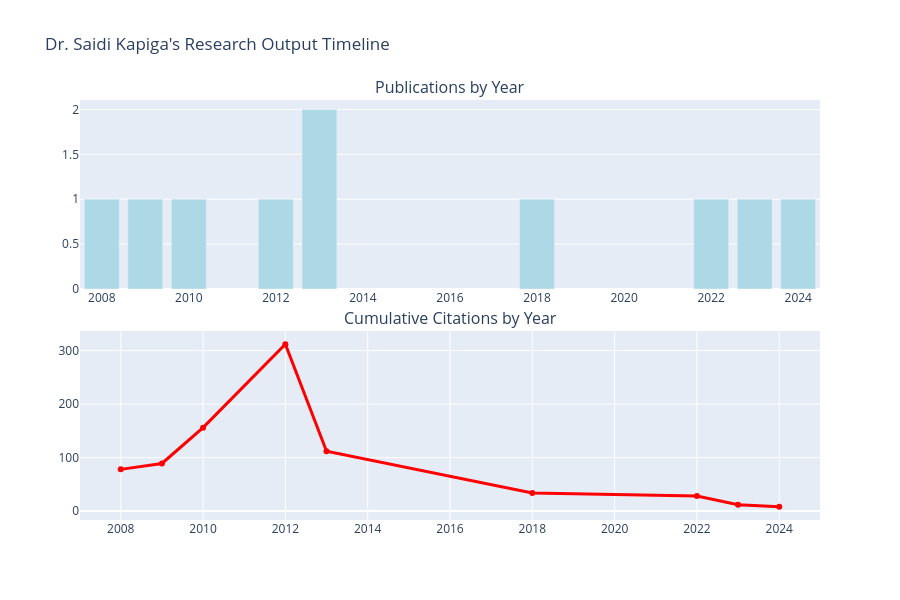

The notebook cell saved with this chart:
### Markdown cell above
## 2. Publication Timeline Analysis

### Code cell
# Create publication timeline visualization
fig = make_subplots(
    rows=2, cols=1,
    subplot_titles=['Publications by Year', 'Cumulative Citations by Year'],
    vertical_spacing=0.1
)

# Publications by year
pub_by_year = df_publications.groupby('year').size().reset_index(name='count')
fig.add_trace(
    go.Bar(x=pub_by_year['year'], y=pub_by_year['count'], 
           name='Publications', marker_color='lightblue'),
    row=1, col=1
)

# Citations by year
citations_by_year = df_publications.groupby('year')['citation_count'].sum().reset_index()
fig.add_trace(
    go.Scatter(x=citations_by_year['year'], y=citations_by_year['citation_count'],
               mode='lines+markers', name='Citations', line=dict(color='red', width=3)),
    row=2, col=1
)

fig.update_layout(
    title_text="Dr. Saidi Kapiga's Research Output Timeline",
    height=600,
    showlegend=False
)

fig.show()

# Calculate key metrics
total_pubs = len(df_publications)
total_citations = df_publications['citation_count'].sum()
avg_citations = df_publications['citation_count'].mean()
h_index = sum(1 for i, cites in enumerate(sorted(df_publications['citation_count'], reverse=True), 1) if cites >= i)

print(f"\n📊 Research Metrics:")
print(f"Total Publications: {total_pubs}")
print(f"Total Citations: {total_citations}")
print(f"Average Citations per Paper: {avg_citations:.1f}")
print(f"H-Index: {h_index}")

### Figure 1 — Plotly figure (JSON) as saved in the notebook; plotly's stock layout.template omitted (floating-point values rounded to 4 significant figures)
{"data": [{"marker": {"color": "lightblue"}, "name": "Publications", "type": "bar", "x": [2008, 2009, 2010, 2012, 2013, 2018, 2022, 2023, 2024], "xaxis": "x", "y": [1, 1, 1, 1, 2, 1, 1, 1, 1], "yaxis": "y"}, {"line": {"color": "red", "width": 3}, "mode": "lines+markers", "name": "Citations", "type": "scatter", "x": [2008, 2009, 2010, 2012, 2013, 2018, 2022, 2023, 2024], "xaxis": "x2", "y": [78, 89, 156, 312, 112, 34, 28, 12, 8], "yaxis": "y2"}], "layout": {"annotations": [{"font": {"size": 16}, "showarrow": false, "text": "Publications by Year", "x": 0.5, "xanchor": "center", "xref": "paper", "y": 1, "yanchor": "bottom", "yref": "paper"}, {"font": {"size": 16}, "showarrow": false, "text": "Cumulative Citations by Year", "x": 0.5, "xanchor": "center", "xref": "paper", "y": 0.45, "yanchor": "bottom", "yref": "paper"}], "height": 600, "showlegend": false, "title": {"text": "Dr. Saidi Kapiga's Research Output Timeline"}, "xaxis": {"anchor": "y", "domain": [0, 1]}, "xaxis2": {"anchor": "y2", "domain": [0, 1]}, "yaxis": {"anchor": "x", "domain": [0.55, 1]}, "yaxis2": {"anchor": "x2", "domain": [0, 0.45]}}}
